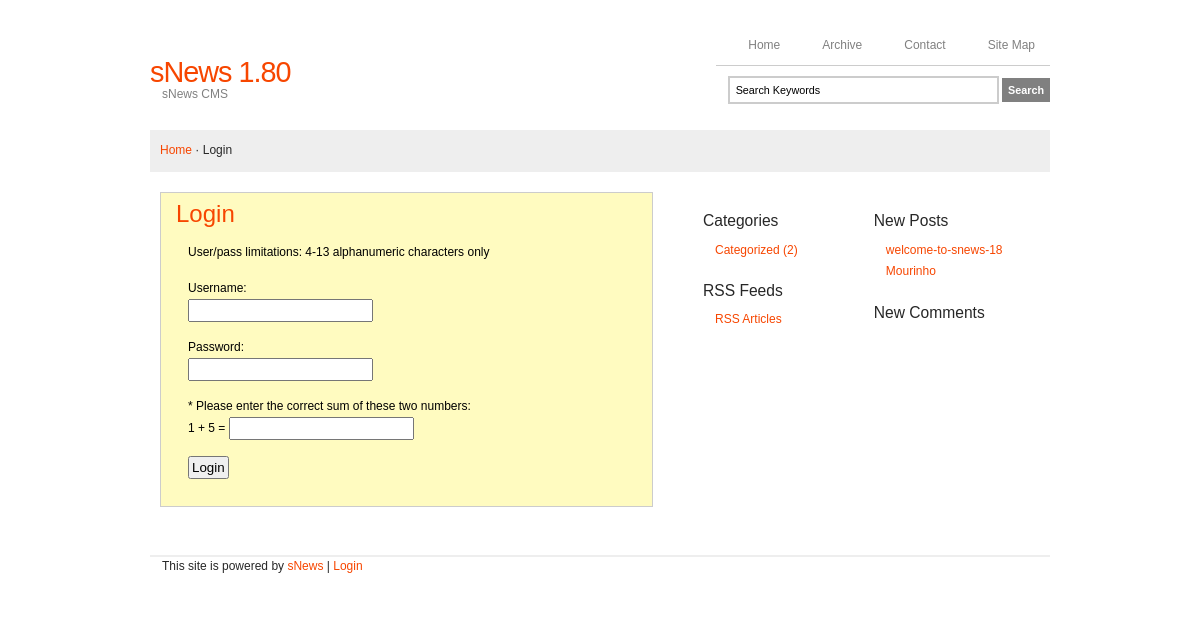
Page /login/ on the committed database.
### tables this page shows
CREATE TABLE [categories] ( [id] INTEGER PRIMARY KEY AUTOINCREMENT NOT NULL , [name] VARCHAR ( 100 ) NOT NULL , [seftitle] VARCHAR ( 100 ) NOT NULL , [description] VARCHAR ( 255 ) NOT NULL , [published] VARCHAR ( 4 ) NOT NULL DEFAULT 'YES' , [catorder] INTEGER NOT NULL DEFAULT 0 , [subcat] TINYINT NOT NULL DEFAULT 0 );

CREATE TABLE [articles] ( [id] INTEGER PRIMARY KEY AUTOINCREMENT NOT NULL , [title] VARCHAR ( 100 ) DEFAULT NULL , [seftitle] VARCHAR ( 100 ) DEFAULT NULL , [text] text , [date] datetime DEFAULT NULL , [category] INTEGER NOT NULL DEFAULT 0 , [position] INTEGER DEFAULT NULL , [extraid] VARCHAR ( 8 ) DEFAULT NULL , [page_extra] VARCHAR ( 8 ) DEFAULT NULL , [displaytitle] char ( 3 ) NOT NULL DEFAULT 'YES' , [displayinfo] char ( 3 ) NOT NULL DEFAULT 'YES' , [commentable] VARCHAR ( 5 ) NOT NULL DEFAULT '' , [published] TINYINT NOT NULL DEFAULT 1 , [description_meta] VARCHAR ( 255 ) DEFAULT NULL , [keywords_meta] VARCHAR ( 255 ) DEFAULT NULL , [show_on_home] VARCHAR ( 3 ) DEFAULT 'YES' , [show_in_subcats] VARCHAR ( 3 ) DEFAULT 'NO' , [artorder] INTEGER NOT NULL DEFAULT '0' , [visible] VARCHAR ( 6 ) DEFAULT 'YES' , [default_page] VARCHAR ( 6 ) DEFAULT 'NO' );

### snews.php (the view, shortened to what the rows shown need)
<?php
function db_cfg($field) { static $dbcfg;
	if (!$dbcfg) {
		$dbcfg = array(
			'driver' => 'pdo',
			'dbtype' => 'sqlite',
			'server' => 'localhost',
			'database' => 'snews18',
			'username' => 'root',
			'password' => '',
			'dbpath' => 'test.db3',
			'prefix' => ''
		);
	} return $dbcfg[$field];
}
function db() { static $conn;
	if (!$conn) { $conn = false;
		$driver = db_cfg('driver');
		$server = db_cfg('server');
		$dbtype = db_cfg('dbtype');
		$database = db_cfg('database');
		$username = db_cfg('username');
		$password = db_cfg('password');
		$dbpath = db_cfg('dbpath');
		switch($dbtype) {
	  		case "sqlite" : $dbconn = "sqlite:$dbpath"; break;
		}
		if ($driver == 'pdo' || $driver == 'PDO') {
			try {$conn = new PDO($dbconn, $username, $password, array(PDO::MYSQL_ATTR_INIT_COMMAND => "SET NAMES utf8"));}
			catch (PDOException $msg) {die ('Connection error, because: '.$msg->getMessage());}
		} else if ($driver == 'mysqli' || $driver == 'MYSQLI') {
			$conn = new mysqli($server, $username, $password, $database);
			if (mysqli_connect_errno()) {printf("Connect failed: %s\n", mysqli_connect_error()); exit();}
		} else {die('<h1>Driver Error.</h1><p>Check your db_cfg (<b>DB_DRIVER</b>)</p>');}
	} return $conn;
}
function dbfetch($result, $prepared = false) {
	$driver = db_cfg('driver');
	if ($driver == 'pdo') {return $result -> fetch(PDO::FETCH_ASSOC);}
}
function s($var) { static $site_settings;
	if (!$site_settings) {
		$query = 'SELECT name,value FROM '._PRE.'settings';
		if ($result = db()->query($query)) {
			while ($r = dbfetch($result)) {
				$site_settings[$r['name']] = $r['value'];
			}
		}
	} $value = $site_settings[$var];
	return $value;
}
function clean($text) {
	$text = strip_tags(htmlspecialchars($text));
	return $text;
}
	s('language') != 'EN' && file_exists('lang/'.s('language').'.php') == true ? include('lang/'.s('language').'.php') : include('lang/EN.php');
function l($var) {static $lang;
	if (!$lang) {
		$lang = load_lang();
		$lang['cat_listSEF'] = 'archive,contact,sitemap,login';
		$lang['divider'] = '&middot;';
		$lang['paginator'] = 'p_';
		$lang['comment_pages'] = 'c_';
		$lang['ignored_items'] = '.,..,cgi-bin,.htaccess,Thumbs.db,snews.php,admin.php,index.php,lib.php,style.css,admin.js,'.s('language').'.php';
	} return $lang[$var];
}
function check_category($category) {
	$main_menu = explode(',', l('cat_listSEF'));
	if (in_array($category, $main_menu)) {return true;}
	else {return false;}
}
if ($_GET) {
	if (isset($_GET['category']) && !empty($_GET['category'])) {
		$url = explode('/', clean($_GET['category']));
		$categorySEF = $url[0];
		if (check_category($categorySEF)) {$_catID = 0;}
		$subcatSEF = isset($url[1]) ? $url[1] : '';
		$articleSEF = isset($url[2]) ? $url[2] : '';
		if (_ADMIN) {
			$pub_a = ''; $pub_c = ''; $pub_x = '';
		} else {
			$pub_a = ' AND a.published = 1';
			$pub_c = ' AND c.published =\'YES\'';
			$pub_x = ' AND x.published =\'YES\'';
		}
		if ($articleSEF && substr( $articleSEF, 0, 2) != l('paginator') && substr( $articleSEF, 0, 2) != l('comment_pages')) {
			$MainQuery = 'SELECT
				a.id AS id, title, position, description_meta, keywords_meta,
				c.id AS catID, c.name AS name, c.description, x.name AS xname
				FROM '._PRE.'articles'.' AS a,
					'._PRE.'categories'.' AS c
				LEFT JOIN '._PRE.'categories'.' AS x
					ON c.subcat=x.id
				WHERE a.category=c.id
					'.$pub_a.$pub_c.$pub_x.'
					AND x.seftitle="'.$categorySEF.'"
					AND c.seftitle="'.$subcatSEF.'"
					AND a.seftitle="'.$articleSEF.'"
			'; $_TYPE = 1;
		} else {
			if (substr($categorySEF, 0, 2) == l('paginator')) {$MainQuery = ''; $_TYPE = 4;}
			else {
				$Try_Page = 'SELECT id, title, category, description_meta, keywords_meta, position
					FROM '._PRE.'articles'.' AS a
					WHERE seftitle = "'.$categorySEF.'" '.$pub_a.' AND position = 3';
				if ($result = db() -> query($Try_Page)) {$R = dbfetch($result); $_TYPE = 5;}
				if (!$R) {
					$MainQuery ='SELECT id AS catID, name, description
						FROM '._PRE.'categories'.' AS c
						WHERE seftitle = "'.$categorySEF.'" AND subcat = 0 '.$pub_c;
				}
			}
		}
		if (!empty($MainQuery)) {
			if ($main = db() -> query($MainQuery)) {$R = dbfetch($main);}
		}
	} if (_ADMIN && isset($_GET['action'])) {
		$url = explode('/', clean($_GET['action']));
		$categorySEF = $url[0];
	}
} else {
	if (s('display_page') !== 0) {$_ID = s('display_page'); $_TYPE = 7;}
	else {$_TYPE = 8;}
} unset($Try_Article, $MainQuery, $result, $pub_a, $pub_b, $pub_c, $pub_x);
if (isset($R)) {
	$_catID = !empty($R['catID']) ? $R['catID']	: 0;
}
function categories() {
	global $categorySEF;
	$qwr = !_ADMIN ? ' AND a.visible=\'YES\'' : '';
	if (s('num_categories') == 'on') {
		$count = ', COUNT(DISTINCT a.id) as total';
		$join = 'LEFT OUTER JOIN '._PRE.'articles'.' AS a
			ON (a.category = c.id AND a.position = 1  AND a.published = 1'.$qwr.')';
	} else {
		$count = '';
		$join = '';
	}
	$query = 'SELECT c.seftitle, c.name, description, c.id AS parent'.$count.'
		FROM '._PRE.'categories'.' AS c '.$join.'
		WHERE c.subcat = 0 AND c.published = \'YES\'
		GROUP BY c.id
		ORDER BY c.catorder, c.id';
	if ($result = db() -> query($query)) {
		while ($r = dbfetch($result)) {
			$category_title = $r['seftitle'];
			$r['name'] = (s('language')!='EN' && $r['name'] == 'Uncategorized' && $r['parent']==1) ? l('uncategorised') : $r['name'];
			$class = $category_title == $categorySEF ? ' class="current"' : '';
			if (isset($r['total'])) {$num=' ('.$r['total'].')';}
			echo '<li><a'.$class.' href="'._SITE.$category_title.'/" title="'.$r['name'].' - '.$r['description'].'">'.$r['name'].$num.'</a>';
			echo '</li>';
		}
	} else {
		echo '<li>'.l('no_categories').'</li>';
	}
}
function menu_articles($start = 0, $size = 5, $cat_specific = 0) {
	global $categorySEF, $_catID,$subcatSEF;
	$no_articles = '<li>'.l('no_articles').'</li>';
	switch ($cat_specific){
		case 1 : $subcat = !empty($_catID) && empty($subcatSEF) ? 'AND c.subcat = '.$_catID : ''; break;
	}
	$query = 'SELECT
			title,a.seftitle AS asef,date,
			c.name AS name,c.seftitle AS csef,
			x.name AS xname,x.seftitle AS xsef
		FROM '._PRE.'articles'.' AS a
		LEFT OUTER JOIN '._PRE.'categories'.' as c
			ON category = c.id
		LEFT OUTER JOIN '._PRE.'categories'.' as x
			ON c.subcat =  x.id AND x.published =\'YES\'
		WHERE position = 1
			AND a.published = 1
			AND c.published =\'YES\'
			AND a.visible = \'YES\'
			'.$subcat.'
		ORDER BY date DESC
			LIMIT '."$start, $size";
		if ($result = db() -> query($query)) {
			$n = 0;
			while ($r = dbfetch($result)) {
				$name = s('show_cat_names') == 'on' ? ' ('.$r['name'].')' : '';
				$date = date(s('date_format'), strtotime($r['date']));
				$link = isset($r['xsef']) ? $r['xsef'].'/'.$r['csef'] : $r['csef'];
				echo  '<li><a href="'._SITE.$link.'/'.$r['asef'].'/"
					title="'.$r['name'].' / '.$r['title'].' ('.$date.')">'.$r['title'].$name.'</a>
				</li>'; $n++;
			} if ($n == 0) {echo $no_articles;}
		} else {echo $no_articles;}
}
function searchform() { ?>
<?php }
function login() {
	if (!_ADMIN) {
        echo '<div class="adminpanel">
		<h2>'.l('login').'</h2>';
		echo '<p>';
		echo '</p></form></div>';
	} else {
		echo '<h2>'.l('logged_in').'</h2>
			<p><a href="'._SITE.'logout/" title="'.l('logout').'">'.l('logout').'</a></p>';
	}
}
function center() {
	global $_catID, $categorySEF, $subcatSEF, $articleSEF, $_TYPE;
	if ($_POST) {
		if (_ADMIN) {include('admin.php');}
		switch(true) {
			case isset($_POST['search_query'])	: search(); return; break;
			case isset($_POST['comment']) 		: comment('comment_posted'); return; break;
			case isset($_POST['contactform'])	: contact(); return; break;
			case isset($_POST['Loginform'])		: administration(); return; break;
			case isset($_POST['action']) 		: if (_ADMIN && $_POST['action'] == 'process') {processing();} return; break;
			default : set_error();
			break;
		}
	} else if ($_GET) {
		$action = !empty($categorySEF) ? $categorySEF : '404';
		switch ($action) {
			case 'login'	: login(); break;
		}
	} else {articles();}
}
?>

### rows in the picture
categories: name "Categorized", num "(2)"
articles: title "welcome-to-snews-18"
articles: title "Mourinho"

### other values in the picture
l('home') "Home"
l('archive') "Archive"
l('contact') "Contact"
l('sitemap') "Site Map"
s('website_title') "sNews 1.80"
s('website_description') "sNews CMS"
l('divider') "·"
l($categorySEF) "Login"
l('login') "Login"
l('login_limit') "User/pass limitations: 4-13 alphanumeric characters only"
$label "Username Password"
l('math_captcha') "Please enter the correct sum of these two numbers"
mathCaptcha() "1 + 5 ="
l( 'rss_'.$l[0] ) "RSS Articles"
$must_login "Login"
